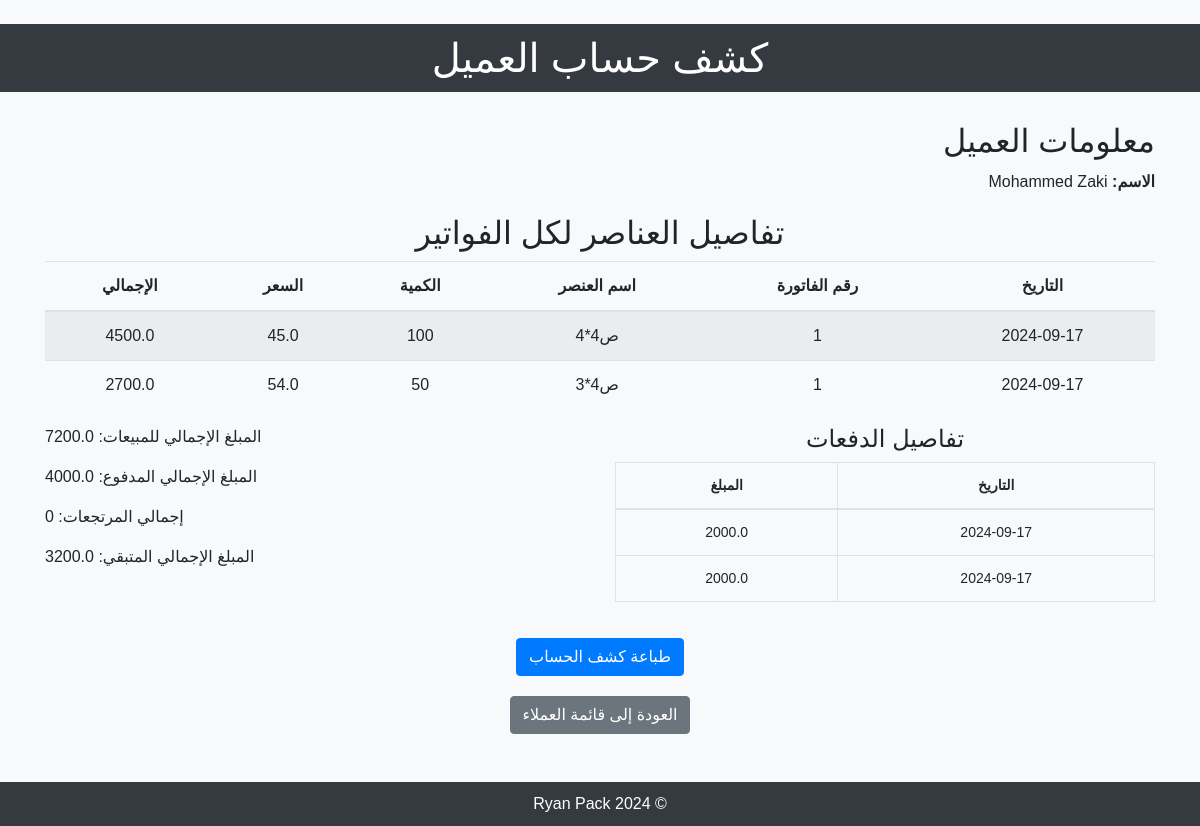
/client_statement/1, run on an earlier commit of the app's database.
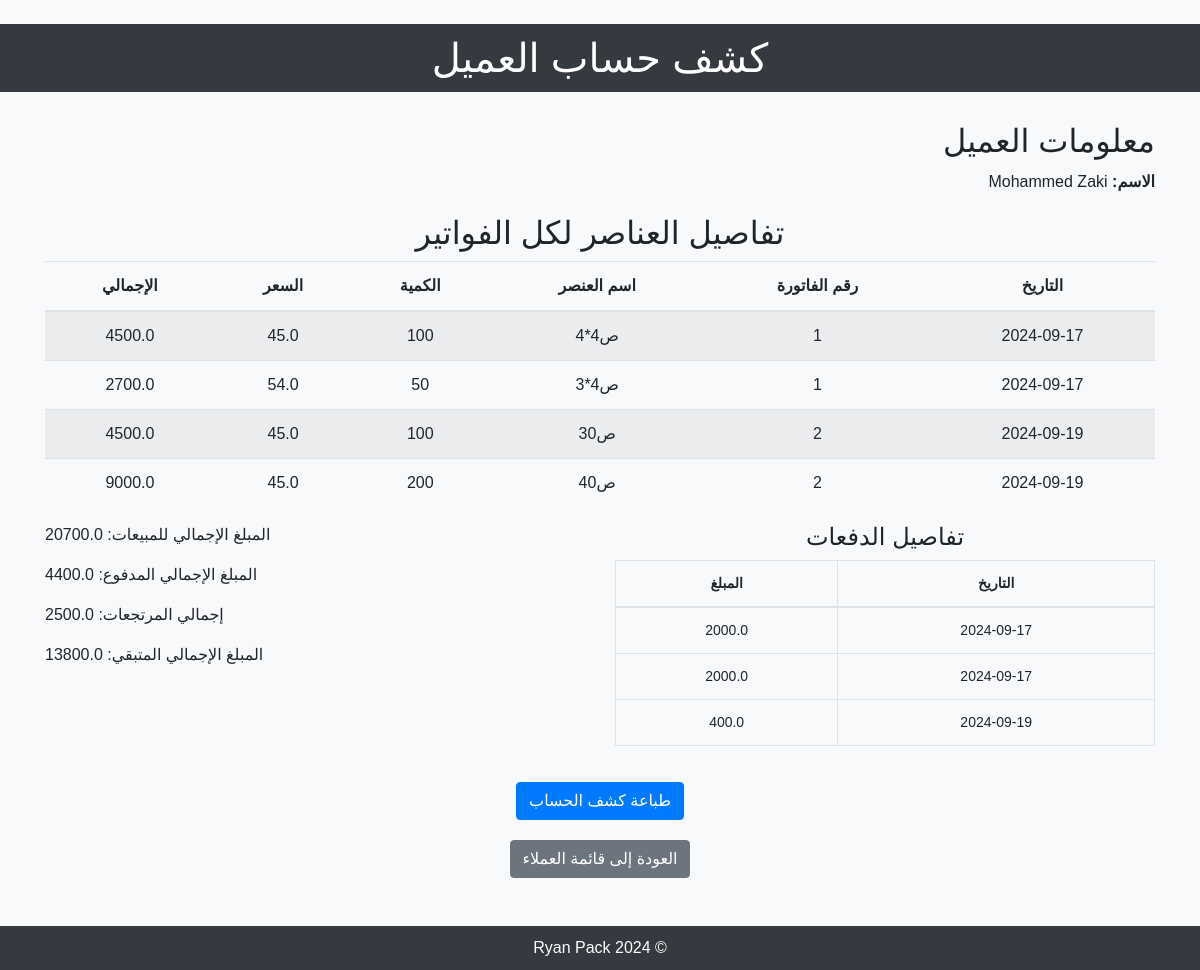
And on a later commit of the database.
### app.py (models this page shows, shortened)
class InvoiceItem(db.Model):
    id = db.Column(db.Integer, primary_key=True)
    invoice_id = db.Column(db.Integer, db.ForeignKey('invoice.id'), nullable=False)
    invoice = db.relationship('Invoice', backref='items')
    amount = db.Column(db.Integer, nullable=False)
    price = db.Column(db.Float, nullable=False)
    item_name = db.Column(db.String(100), nullable=True)
    total = db.Column(db.Float, nullable=False)

class Invoice(db.Model):
    id = db.Column(db.Integer, primary_key=True)
    client_id = db.Column(db.Integer, db.ForeignKey('client.id'), nullable=False)
    client = db.relationship('Client', backref='invoices')
    date_created = db.Column(db.DateTime, default=datetime.utcnow)
    total_amount = db.Column(db.Float, nullable=False, default=0.0)

class Payment(db.Model):
    id = db.Column(db.Integer, primary_key=True)
    client_id = db.Column(db.Integer, db.ForeignKey('client.id'), nullable=False)
    client = db.relationship('Client', backref='payments')
    amount = db.Column(db.Float, nullable=False)
    date = db.Column(db.DateTime, default=datetime.utcnow)

### app.py (the view)
@app.route('/client_statement/<int:id>')
def client_statement(id):
    client = Client.query.get_or_404(id)
    invoices = Invoice.query.filter_by(client_id=id).all()
    payments = Payment.query.filter_by(client_id=id).all()
    returns = Return.query.filter_by(invoice_id=id).all()  # Update returns query
    invoice_items = []
    for invoice in invoices:
        for item in invoice.items:
            invoice_items.append({
                'invoice_id': invoice.id,
                'item_name': item.item_name,
                'amount': item.amount,
                'price': item.price,
                'total': item.total,
                'date': invoice.date_created  # Add invoice date
            })
    total_amount_owed = sum(invoice.total_amount for invoice in invoices)
    total_amount_paid = sum(payment.amount for payment in payments)
    total_returns = sum(ret.amount_returned for ret in returns)  # Total returns
    payment_details = [
        {
            'id': payment.id,
            'amount': payment.amount,
            'date': payment.date.strftime('%Y-%m-%d')  # Format the date for display
        }
        for payment in payments
    ]
    return render_template('client_statement.html', client=client, invoices=invoices,
                           total_amount_owed=total_amount_owed, total_amount_paid=total_amount_paid,
                           total_returns=total_returns,
                           invoice_items=invoice_items, payment_details=payment_details,
                           current_year=datetime.utcnow().year)

### templates/client_statement.html (shortened to what this page needs)
<!DOCTYPE html>
<html lang="ar">
<head>
    <link href="https://stackpath.bootstrapcdn.com/bootstrap/4.5.2/css/bootstrap.min.css" rel="stylesheet">
</head>
<body>
<br>
<div class="header">
    <h1>كشف حساب العميل</h1>
</div>
<div class="container">
    <div class="client-info">
        <h2>معلومات العميل</h2>
        <p><span class="label">الاسم:</span> {{ client.name }}</p>
    </div>
    <h2 class="text-center">تفاصيل العناصر لكل الفواتير</h2>
    <table class="table table-striped invoice-items">
        <thead>
        <tr>
            <th>التاريخ</th>
            <th>رقم الفاتورة</th>
            <th>اسم العنصر</th>
            <th>الكمية</th>
            <th>السعر</th>
            <th>الإجمالي</th>
        </tr>
        </thead>
        <tbody>
        {% for item in invoice_items %}
            <tr>
                <td>{{ item.date.strftime('%Y-%m-%d') }}</td>
                <td>{{ item.invoice_id }}</td>
                <td>{{ item.item_name }}</td>
                <td>{{ item.amount }}</td>
                <td>{{ item.price }}</td>
                <td>{{ item.total }}</td>
            </tr>
        {% endfor %}
        </tbody>
    </table>
    <div class="row">
        <div class="col-md-6">
            <h4 class="text-center">تفاصيل الدفعات</h4>
            <table class="table table-bordered payments-table">
                <thead>
                <tr>
                    <th>التاريخ</th>
                    <th>المبلغ</th>
                </tr>
                </thead>
                <tbody>
                {% for payment in payment_details %}
                    <tr>
                        <td>{{ payment.date }}</td>
                        <td>{{ payment.amount }}</td>
                    </tr>
                {% endfor %}
                </tbody>
            </table>
        </div>
        <div class="col-md-6">
            <p><span class="label">المبلغ الإجمالي للمبيعات:</span> {{ total_amount_owed }}</p>
            <p><span class="label">المبلغ الإجمالي المدفوع:</span> {{ total_amount_paid }}</p>
            <p><span class="label">إجمالي المرتجعات:</span> {{ total_returns }}</p>
            <p><span class="label">المبلغ الإجمالي المتبقي:</span>
                {{ total_amount_owed - total_amount_paid - total_returns }}</p>
        </div>
    </div>
    <div class="text-center print-btn">
        <button class="btn btn-primary" onclick="window.print()">طباعة كشف الحساب</button>
    </div>
    <div class="text-center back-btn">
        <a href="{{ url_for('list_clients') }}" class="btn btn-secondary">العودة إلى قائمة العملاء</a>
    </div>
</div>
<br><br>
<div class="footer">
    <p>&copy; {{ current_year }} Ryan Pack</p>
</div>
</body>
</html>

What changed in the data, as far as the page shows it:
added InvoiceItem: date "2024-09-19", invoice_id "2", item_name "ص30", amount "100", price "45.0", total "4500.0"
added InvoiceItem: date "2024-09-19", invoice_id "2", item_name "ص40", amount "200", price "45.0", total "9000.0"
added Payment: date "2024-09-19", amount "400.0"
Also different on the page:
{{ total_amount_owed }}: "7200.0" → "20700.0"
{{ total_amount_paid }}: "4000.0" → "4400.0"
{{ total_returns }}: "0" → "2500.0"
{{ total_amount_owed - total_amount_paid - total_returns }}: "3200.0" → "13800.0"
